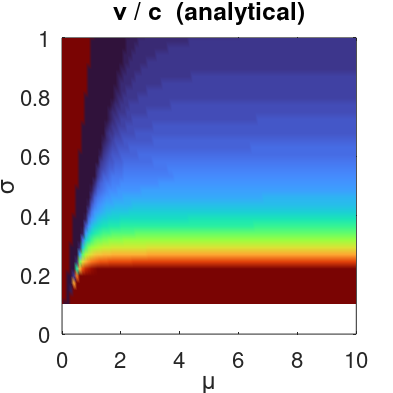
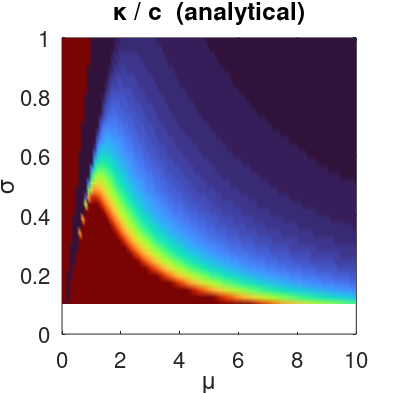

Reproduce these figures in MATLAB, in order.
% =========================================================================
% Plots_V3.m  —  Analytical igPC parameter maps  (normalized, no overlays)
%
% Description:
%   Computes the analytical igPC parameter maps — ν/c and κ/c — over a
%   (mu, sigma) grid and plots them without scatter overlays (c = 1,
%   i.e. the maps show the ratio to the diffusion coefficient).
%
%   This is a compact version of Plots_V2.m focused on the two
%   "no-correction" normalized maps used in preliminary analysis.
%
%   Two figures are produced:
%       Fig. 5  — ν/c map (pcolor, turbo colormap)  → map_nu_NoCorrection.pdf
%       Fig. 6  — κ/c map (pcolor, turbo colormap)  → map_kappa_NoCorrection.pdf
%
%   For maps with simulation/experimental scatter overlays, use Plots_V2.m.
%
% Input files:
%   None — only analytical igPC formulas are used.
%
% Author : C. F. Silva  (camilo.silva@tum.de)
%          Professorship of Thermofluiddynamics, TU Munich
% Paper  : Silva et al. (2026). Output-only identification of
%          thermoacoustic systems using polynomial chaos expansions.
%          Combust. Flame.
% =========================================================================

clear all

% =========================================================================
% USER OPTIONS
% =========================================================================

% Grid extents for the analytical maps
mu_range    = [0, 10];     % Mean amplitude axis
sigma_range = [0.1, 2];    % Std deviation axis (wider than Plots_V2)
n_mu        = 100;
n_sigma     = 80;

% Colour-axis limits
vis_nu_nc  = [0, 10];   % ν/c colour range
vis_kap_nc = [0, 10];   % κ/c colour range

save_figs = true;        % true  → save PDF figures

% =========================================================================
% ANALYTICAL igPC MAPS
%   ν/c = A1/D,   b/c = B1/D,   κ/c = 8·B1/D
%   where A1 = ½(9σ⁴ + 2μ²σ² − μ⁴),  B1 = ½(3σ² − μ²),
%         D  = μ²σ²(σ² − μ²)
% =========================================================================

mu_vec    = linspace(mu_range(1),    mu_range(2),    n_mu);
sigma_vec = linspace(sigma_range(1), sigma_range(2), n_sigma);

[MU_grid, SIGMA_grid] = meshgrid(mu_vec, sigma_vec);

nu_c_map    = zeros(size(MU_grid));
kappa_c_map = zeros(size(MU_grid));

for kxo = 1 : n_mu
    mu = mu_vec(kxo);
    for kx1 = 1 : n_sigma
        sigma = sigma_vec(kx1);
        A1 = 0.5 * (9*sigma^4 + 2*mu^2*sigma^2 - mu^4);
        B1 = 0.5 * (3*sigma^2 - mu^2);
        D  = mu^2 * sigma^2 * (sigma^2 - mu^2);
        nu_c_map(kx1, kxo)    = A1 / D;
        kappa_c_map(kx1, kxo) = 8 * B1 / D;
    end
end

% =========================================================================
% FIGURE 5 — ν/c map (normalized)
% =========================================================================

figure(5); clf
pcolor(MU_grid, SIGMA_grid, nu_c_map)
axis([mu_range, 0, 1])
caxis(vis_nu_nc);  shading interp;  colormap(turbo)
xlabel('\mu');  ylabel('\sigma');  title('\nu / c  (analytical)')
set(gca, 'FontSize', 16)
set(gcf, 'PaperUnits', 'centimeters', 'PaperSize', [10 10], 'PaperPosition', [0 0 10 10])
if save_figs;  saveas(gcf, './map_nu_NoCorrection.pdf');  end

% =========================================================================
% FIGURE 6 — κ/c map (normalized)
% =========================================================================

figure(6); clf
pcolor(MU_grid, SIGMA_grid, kappa_c_map)
axis([mu_range, 0, 1])
caxis(vis_kap_nc);  shading interp;  colormap(turbo)
xlabel('\mu');  ylabel('\sigma');  title('\kappa / c  (analytical)')
set(gca, 'FontSize', 16)
set(gcf, 'PaperUnits', 'centimeters', 'PaperSize', [10 10], 'PaperPosition', [0 0 10 10])
if save_figs;  saveas(gcf, './map_kappa_NoCorrection.pdf');  end
